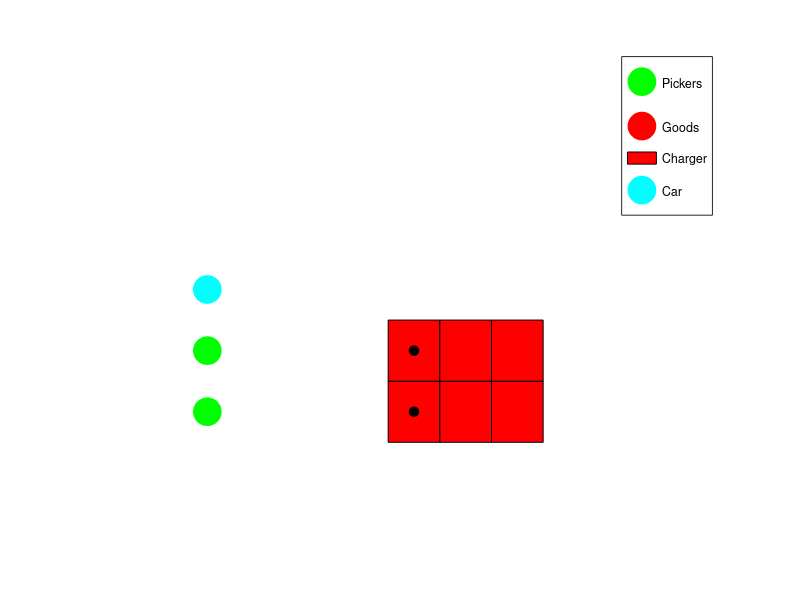

MATLAB code to generate this figure: (Note: this script raises an error after producing the figure.)
clc, clear all, close all;

hold on;
axis([0, 60, 0, 20])
axis off

pick1 = scatter(10, 5, 400, 'g', 'MarkerFaceColor', 'g');
goods = scatter(10000, 100000, 400, 'r', 'MarkerFaceColor', 'r');
goods1 = rectangle('Position', [27.5, 3.75, 5, 2.5], 'EdgeColor', 'k', 'FaceColor', 'r');
charge1 = scatter(10, 10, 400, 'c', 'MarkerFaceColor', 'c');
car = scatter(1000, 1000, 50, 'k', 'MarkerFaceColor', 'k');

pick2 = scatter(10, 7.5, 400, 'g', 'MarkerFaceColor', 'g');

% goods2 = scatter(30, 10, 400, 'r', 'MarkerFaceColor', 'r');
% goods3 = scatter(40, 5, 400, 'r', 'MarkerFaceColor', 'r');
% goods4 = scatter(40, 10, 400, 'r', 'MarkerFaceColor', 'r');
% goods5 = scatter(50, 5, 400, 'r', 'MarkerFaceColor', 'r');
% goods6 = scatter(50, 10, 400, 'r', 'MarkerFaceColor', 'r');

goods2 = rectangle('Position', [27.5, 6.25, 5, 2.5], 'EdgeColor', 'k', 'FaceColor', 'r');
goods3 = rectangle('Position', [32.5, 3.75, 5, 2.5], 'EdgeColor', 'k', 'FaceColor', 'r');
goods4 = rectangle('Position', [32.5, 6.25, 5, 2.5], 'EdgeColor', 'k', 'FaceColor', 'r');
goods5 = rectangle('Position', [37.5, 3.75, 5, 2.5], 'EdgeColor', 'k', 'FaceColor', 'r');
goods6 = rectangle('Position', [37.5, 6.25, 5, 2.5], 'EdgeColor', 'k', 'FaceColor', 'r');

car1 = scatter(1, 1, 50, 'k', 'MarkerFaceColor', 'k');
car2 = scatter(1, 1, 50, 'k', 'MarkerFaceColor', 'k');

t1 = linspace(0,30);
x1 = t1;
y1 = t1/6;
y1b = t1/4;

t2 = linspace(30, 10);
x2 = t2;
y2 = y1(end) + 0*t2;
y2b = y2+2.5;

t3 = linspace(10,30);
x3 = t3;
y3 = y1(end) + 0*t2;
y3b = y3+2.5;

%(30, 5) -> (10, 15)
t4 = linspace(30, 10);
x4 = t4;
x4b = linspace(30, 35, 100);
y4 = linspace(15,30)/3;
y4b = y3b(end)+0*x4b;

t5 = linspace(35,10);
x5 = t5;
y5 = y4b(end)+0*x5;

t6 = linspace(10,35);
x6 = t6;
y6 = y5(end)+0*x6;

legend('Pickers', 'Goods', 'Charger', 'Car')
status = 'Moving to goods';

for k = 1:length(t1)
    % Update the location of the scatter plot
    set(car1, 'XData', x1(k), ...    % Set the X Position of the circle to x(k)
                  'YData', y1(k))        % Set the Y Position of the circle to y(k)
    
    set(car2, 'XData', x1(k), 'YData', y1b(k))
              
    % Refresh the plot
    message = text(x1(k)-5, y1(k)+1, status);
    message2 = text(x1(k)-5, y1b(k)+1, status);
    drawnow

    delete(message)
    delete(message2)
end

delete(message)
delete(message2)
status = 'Collecting goods';  
message = text(x1(k)-5, y1(k)+1, status);
message2 = text(x1(k)-5, y1b(k)+1, status);
drawnow
pause(1)
%goods1 = rectangle('Position', [27.5, 3.75, 5, 2.5], 'EdgeColor', 'k');
set(goods1, 'FaceColor', 'w')
set(car1, 'MarkerFaceColor', 'r')
set(goods2, 'FaceColor', 'w')
set(car2, 'MarkerFaceColor', 'r')
status = 'Transporting goods';

delete(message)
delete(message2)

for k = 1:length(t2)
    % Update the location of the scatter plot
    set(car1, 'XData', x2(k), ...    % Set the X Position of the circle to x(k)
                  'YData', y2(k))        % Set the Y Position of the circle to y(k)
    set(car2, 'XData', x2(k), 'YData', y2b(k))
              
    % Refresh the plot
    message = text(x2(k)-5, y2(k)+1, status);
    message2 = text(x2(k)-5, y2b(k)+1, status);
    drawnow

    delete(message)
    delete(message2)
end

status = 'Waiting for picking';
message = text(x2(k)-5, y2(k)+1, status);
message2 = text(x2(k)-5, y2b(k)+1, status);
pause(1)
delete(message)
delete(message2)
status = 'Transporting goods';

for k = 1:length(t3)
    % Update the location of the scatter plot
    set(car1, 'XData', x3(k), ...    % Set the X Position of the circle to x(k)
                  'YData', y3(k))        % Set the Y Position of the circle to y(k)
    set(car2, 'XData', x3(k), 'YData', y3b(k))
    % Refresh the plot
    message = text(x3(k)-5, y3(k)+1, status);
    message2 = text(x3(k)-5, y3b(k)+1, status);
    drawnow

    delete(message)
    delete(message2)
end

status = 'Returning goods';
message = text(x3(k)-5, y3(k)+1, status);
message2 = text(x3(k)-5, y3b(k)+1, status);
pause(1)
delete(message)
delete(message2)
set(goods1, 'FaceColor', 'r')
set(car1, 'MarkerFaceColor', 'k')
set(goods2, 'FaceColor', 'r')
set(car2, 'MarkerFaceColor', 'k')
status = 'Move to charge';
status2 = 'Moving to goods';

for k = 1:length(t4)
    % Update the location of the scatter plot
    set(car1, 'XData', x4(k), ...    % Set the X Position of the circle to x(k)
                  'YData', y4(k))        % Set the Y Position of the circle to y(k)
    set(car2, 'XData', x4b(k), 'YData', y4b(k))
    % Refresh the plot
    message = text(x4(k)-5, y4(k)+1, status);
    message2 = text(x4b(k)-5, y4b(k)+1, status2);
    drawnow
    delete(message)
    delete(message2)
end

status = 'Charging';
status2 = 'Collecting goods';
message = text(x4(k)-3, y4(k)+1, status);
message2 = text(x4b(k)-5, y4b(k)+1, status2);
pause(1)
delete(message2)
set(goods4, 'FaceColor', 'w')
set(car2, 'MarkerFaceColor', 'r')
drawnow

for k = 1:length(t5)
    set(car2, 'XData', x5(k), 'YData', y5(k));
    message2 = text(x5(k)-5, y5(k)+1, status2);
    drawnow
    delete(message2)
end

status2 = 'Waiting for picking';
message2 = text(x5(k)-5, y5(k)+1, status2);
pause(1)
delete(message2)
status2 = 'Transporting goods';

for k = 1:length(t6)
    set(car2, 'XData', x6(k), 'YData', y6(k));
    message2 = text(x6(k)-5, y6(k)+1, status2);
    drawnow
    delete(message2)
end

status2 = 'Returning goods';
message2 = text(x6(k)-5, y6(k)+1, status2);
pause(1)
delete(message2)
set(goods4, 'FaceColor', 'r')
set(car2, 'MarkerFaceColor', 'k')
drawnow
status2 = 'Moving to idle';

t7 = linspace(7.5, 10);
x7 = linspace(10, 15);
x7b = x6(end) + 0*t7;
y7 = 10+0*t7;
y7b = t7;

delete(message)
delete(message2)

for k = 1:length(t7)
    set(car1, 'XData', x7(k), 'YData', y7(k));
    set(car2, 'XData', x7b(k), 'YData', y7b(k));
    message = text(x7(k)-5, y7(k)+1, status2);
    message2 = text(x7b(k)-5, y7b(k)+1, status2);
    drawnow
    delete(message)
    delete(message2)
end

status = 'Idle';
message = text(x7(k)-2, y7(k)+1, status);
message2 = text(x7b(k)-2, y7b(k)+1, status);

